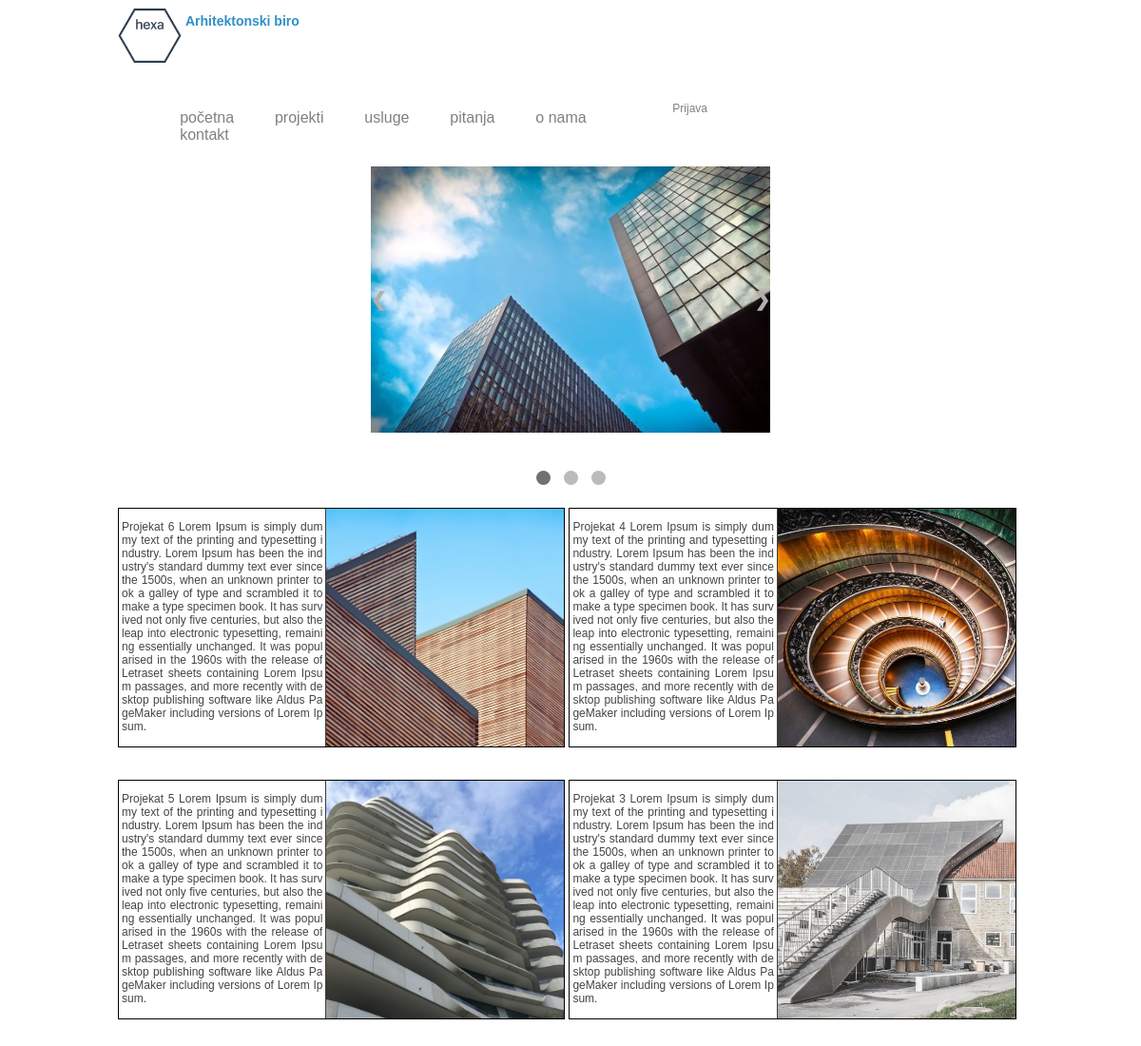
The page / on the database its author committed.
### tables this page shows
CREATE TABLE `projekti` (
  `id` int(11) NOT NULL,
  `slikasrc` varchar(255) NOT NULL,
  `tekst` varchar(2000) NOT NULL
);

### baza.php (called while the page is built, shortened)
<?php
    $host = 'localhost';
	$db_name = 'arhbirobaza';
	$user = 'wtspirala';
	$password= '123456';
    $db = new PDO('mysql:host='.$host.'; dbname='.$db_name.'; charset=utf8',$user,$password);
    function procitaj($table_name, $polja) {
        global $db;
        $query = 'SELECT ';
        foreach ($polja as $val) {
            $query .= $val.', ';
        }
        $query = rtrim($query,', ');
        $query .= ' FROM '.$table_name.';';
        $upit = $db->prepare($query);
        $upit->execute();
        return $upit->fetchAll();
    }
?>

### index.php (the view, shortened to what this page needs)
<?php
    require 'baza.php';
    $table = 'projekti';
    $polja = array("slikasrc","tekst");
    $rezultat = procitaj($table, $polja);
?>
<!DOCTYPE html>
<html>
    <head>
        <link rel="stylesheet" href="stil.css">
    </head>
    <body onload="prikazi(1)">
      <div class="naslov">
            <a href="index.php"><img id="logo_img" src="logo.png"></a>
            <h3 id="logo_text">Arhitektonski biro</h3>
      </div>
      <div class="wrap_main">
          <div class = "korisnici">
            <p>
                <?php
                    if(!isset($_SESSION['user'])) {
                        echo '<a href="login.php"> Prijava</a>';
                    } else {
                        echo 'Korisnik:<a>' .$_SESSION["user"].'</a>';
                        echo '<a href="logout.php"> (Odjava)</a>';
                    }
                ?>
            </p>
          </div>
        <div class="meni">
            <ul>
                <li><a href="index.php"/>početna</li>
                <li><a href="projekti.php"/>projekti</li>
                <li><a href="usluge.php"/>usluge</li>
                <li><a href="pitanja.php"/>pitanja</li>
                <li><a href="about.php"/>o nama</li>
                <li><a href="kontakt.php"/>kontakt</a></li>
            </ul>
        </div>
        <div id="sadrzaj">
            <div class="prezentacija">
              <div class="kontejner">
                <div class="prikaz_slike">
                    <img src="./slike/slika1.jpg"></img>
                </div>
                <span class="btn_prev" onclick="iduci(-1)">&#10094;</span>
                <span class="btn_next" onclick="iduci(1)">&#10095;</span>
                <br></br>
             </div>
             <div class=tacke>
                <span class="dot" onclick="trenutni(1)"></span>
                <span class="dot" onclick="trenutni(2)"></span>
                <span class="dot" onclick="trenutni(3)"></span>
             </div>
            </div>
        <?php
            for($i = 0; $i < 4; $i+=2) {
                echo '<div class="red">';
                echo '<div class="projekt">';
                echo '<div class="projekt jedan">';
                echo '<div class="projekt_opis">';
                echo '<p id="kratakOpis">'. $rezultat[$i]['tekst']. '</p>';
                echo '</div>';
                echo '<div class="projekt_slika">';
                echo '<img src="'.$rezultat[$i]['slikasrc'].'">';
                echo '</div>';
                echo '</div>';
                echo '<div class="projekt jedan">';
                echo '<div class="projekt_opis">';
                echo '<p id="kratakOpis">'. $rezultat[$i+1]['tekst']. '</p>';
                echo '</div>';
                echo '<div class="projekt_slika">';
                echo '<img src="'.$rezultat[$i+1]['slikasrc'].'">';
                echo '</div>';
                echo '</div>';
                echo '</div>';
                echo '</div>';
            }
        ?>
        </div>
    </body>
</html>

### stil.css (style rules this page uses)
body { width:100%; background-color:white; margin:0 auto; height:auto; }
p,h1, h2, h3,h4, a, input,table, td { font-family:"Lucida Sans Unicode", "Lucida Grande", sans-serif; }
p { color:#444444; font-size:9pt; }
img { max-width:100%; max-height:100%; }
h3 { font-size:0.875em; font-weight:bold; }
#logo_img { max-width:75px; max-height:75px; float:left; margin-left:10%; }
#logo_text { height:100%; vertical-align:text-bottom; color:#3090C7; }
.naslov { width:100%; height:75px; display:inline-block; }
.wrap_main { width:80%; margin:20px auto; height:auto; overflow:hidden; display:block; }
.meni { padding: 10px; width:100%; min-height:50px; margin:auto; margin-top:10px; }
ul { width:100%; margin: auto; }
li { display:inline-block; margin-left:2%; margin-right:2%; }
a { width:100px; text-decoration:none; }
a:link { color:gray; }
.prezentacija { width:420px; margin:auto; }
.red { width:100%; height:auto; margin:auto; float:left; }
.projekt { margin:10px auto; height:250px; margin-right:2px; margin-left:2px; min-width:150px; display:inline-block; text-align:justify; }
.projekt.jedan { width:49%; min-width:250px; border:1px solid black; }
.projekt_opis { width:auto; border-right:1px solid; border-color:#3D3C3A; height:inherit; margin:0 auto; margin-right:250px; float:left; word-wrap:break-word; overflow:hidden; text-overflow: ellipsis; }
#kratakOpis { margin-left:3px; margin-right:3px; position: relative; overflow: hidden; word-break: break-all; }
.projekt_slika { height:250px; width:250px; margin:0; padding:0; border:0 none; float:right; margin-left:-250px; }
.kontejner { position:relative; margin:auto; }
.btn_prev, .btn_next { cursor: pointer; position: absolute; top: 40%; width: auto; color: #B0B0B0; font-weight: bold; font-size: 20px; transition: 0.6s ease; border-radius: 0 3px 3px 0; display:inline-block; }
.btn_next { right:0; border-radius: 2px 0 0 2px; }
.tacke { text-align:center; }
.dot { cursor:pointer; height: 15px; width: 15px; margin: 0 5px; background-color: #bbb; border-radius: 50%; display: inline-block; transition: background-color 0.5s ease; }
.active, .dot:hover { background-color: #717171; }
.prikaz_slike { -webkit-animation-name: fade; -webkit-animation-duration: 1.5s; animation-name: fade; animation-duration: 1.5s; width:420px; display:none; }
img { cursor:pointer; }
.korisnici { margin-right: 35%; float: right; }

### rows shown on the page
projekti: tekst "Projekat 6 Lorem Ipsum is simply dummy text of the printing and typesetting industry. Lorem Ipsum has been the industry's standard dummy text ever since the 1500s, when an unknown printer took a galley of type and scrambled it to make a type specimen book. It has survived not only five centuries, but also the leap into electronic typesetting, remaining essentially unchanged. It was popularised in the 1960s with the release of Letraset sheets containing Lorem Ipsum passages, and more recently with desktop publishing software like Aldus PageMaker including versions of Lorem Ipsum.", slikasrc (picture), projekti.slikasrc (picture)
projekti: tekst "Projekat 4 Lorem Ipsum is simply dummy text of the printing and typesetting industry. Lorem Ipsum has been the industry's standard dummy text ever since the 1500s, when an unknown printer took a galley of type and scrambled it to make a type specimen book. It has survived not only five centuries, but also the leap into electronic typesetting, remaining essentially unchanged. It was popularised in the 1960s with the release of Letraset sheets containing Lorem Ipsum passages, and more recently with desktop publishing software like Aldus PageMaker including versions of Lorem Ipsum."
projekti: tekst "Projekat 5 Lorem Ipsum is simply dummy text of the printing and typesetting industry. Lorem Ipsum has been the industry's standard dummy text ever since the 1500s, when an unknown printer took a galley of type and scrambled it to make a type specimen book. It has survived not only five centuries, but also the leap into electronic typesetting, remaining essentially unchanged. It was popularised in the 1960s with the release of Letraset sheets containing Lorem Ipsum passages, and more recently with desktop publishing software like Aldus PageMaker including versions of Lorem Ipsum.", slikasrc (picture), projekti.slikasrc (picture)
projekti: tekst "Projekat 3 Lorem Ipsum is simply dummy text of the printing and typesetting industry. Lorem Ipsum has been the industry's standard dummy text ever since the 1500s, when an unknown printer took a galley of type and scrambled it to make a type specimen book. It has survived not only five centuries, but also the leap into electronic typesetting, remaining essentially unchanged. It was popularised in the 1960s with the release of Letraset sheets containing Lorem Ipsum passages, and more recently with desktop publishing software like Aldus PageMaker including versions of Lorem Ipsum."
